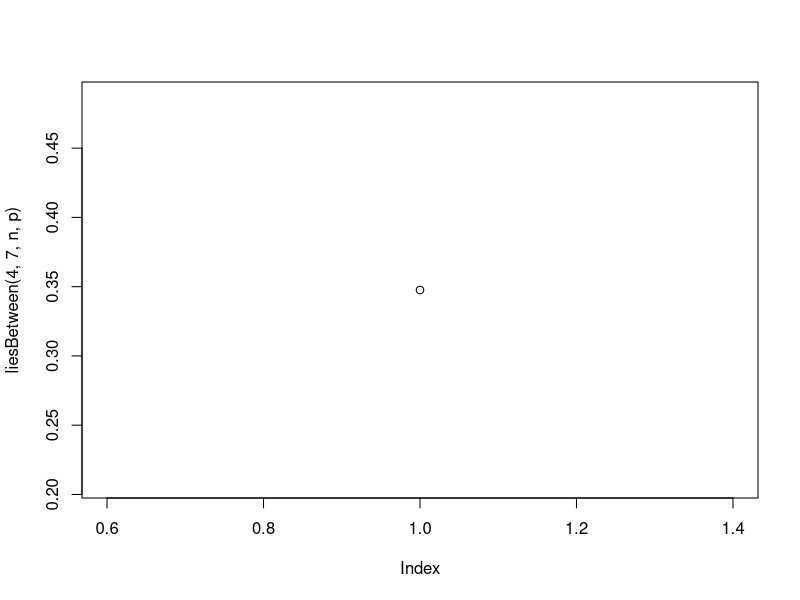
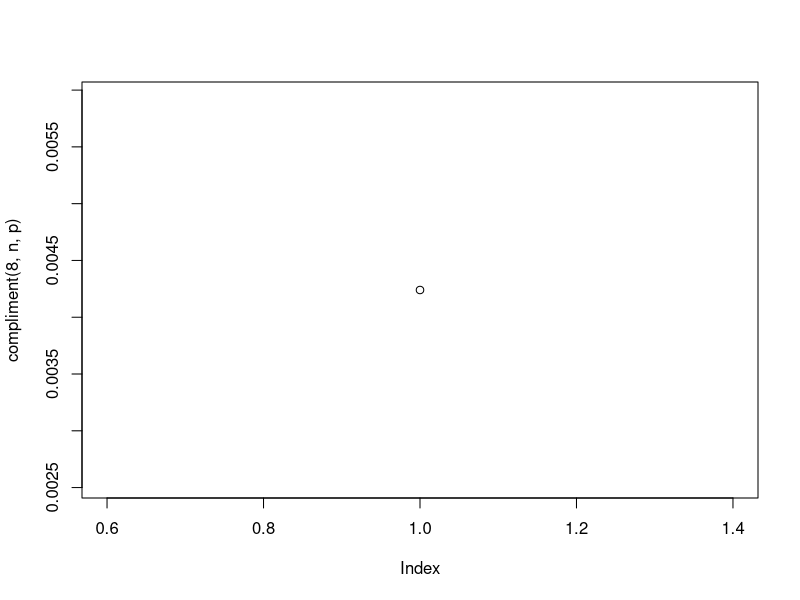
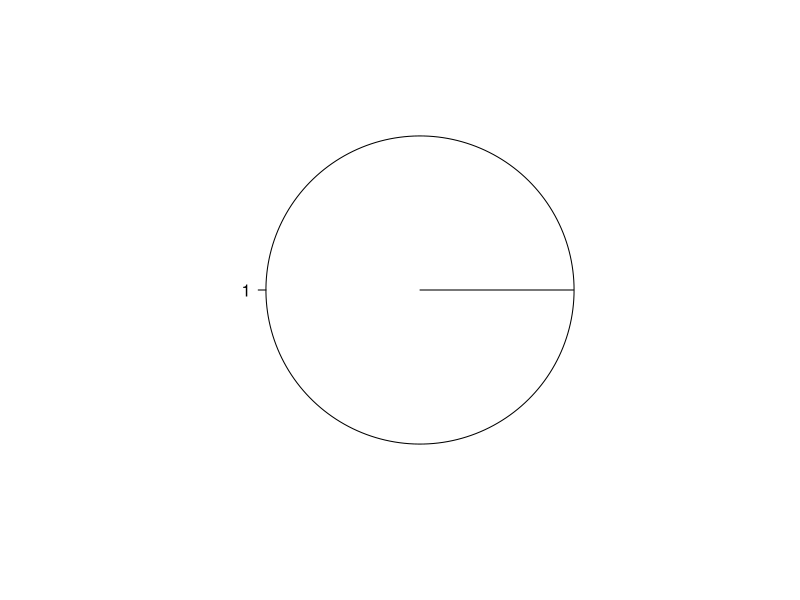

R code for these plots, in order:
# P(X==4)
n=12; p=0.2

dbinom(4,size = 12,prob = 0.2)

cmf<-function(x,n,p)
{
  cummulative=0
  for(i in 0:x){
    cummulative=cummulative+dbinom(i,n,p)
  }
  return (cummulative)
}

# P(X<=4)
cmf(4,n,p)
pbinom(4,n,p)

#P(4<=X<=7)
#F(b)-F(a-1)
n=15;p=0.2
liesBetween<-function(a,b,n,p)
{
  return (pbinom(b,n,p) - pbinom(a-1,n,p))
}

liesBetween(4,7,n,p)
cmf(7,n,p)-cmf(4-1,n,p)

plot(liesBetween(4,7,n,p))


#P(X>=8)
compliment<-function(x,n,p)
{
  return(1 - pbinom(x-1,n,p))
}

compliment(8,n,p)
1-cmf(8-1,n,p)


plot(compliment(8,n,p))
pie(compliment(8,n,p))



# R version 4.3.1 (2023-06-16 ucrt) -- "Beagle Scouts"
# Copyright (C) 2023 The R Foundation for Statistical Computing
# Platform: x86_64-w64-mingw32/x64 (64-bit)
# 
# R is free software and comes with ABSOLUTELY NO WARRANTY.
# You are welcome to redistribute it under certain conditions.
# Type 'license()' or 'licence()' for distribution details.
# 
# R is a collaborative project with many contributors.
# Type 'contributors()' for more information and
# 'citation()' on how to cite R or R packages in publications.
# 
# Type 'demo()' for some demos, 'help()' for on-line help, or
# 'help.start()' for an HTML browser interface to help.
# Type 'q()' to quit R.
# 
# [Workspace loaded from ~/.RData]
# 
# > dbinom(4,size = 12,prob = 0.2)
# [1] 0.1328756
# > cmf(4,n,p)
# Error in cmf(4, n, p) : could not find function "cmf"
# > cmf<-function(x,n,p)
#   + {
#     +   cummulative=0
#     +   for(i in 0:x){
#       +     cummulative=cummulative+dbinom(i,n,p)
#       +   }
#     +   return (cummulative)
#     + }
# > cmf(4,n,p)
# Error: object 'n' not found
# > n=12; p=0.2
# > cmf(4,n,p)
# [1] 0.9274445
# > pbinom(4,n,p)
# [1] 0.9274445
# > n=15;p=0.2;
# > liesBetween(4,7,n,p)
# Error in liesBetween(4, 7, n, p) : could not find function "liesBetween"
# > liesBetween(4,7,n,p)
# Error in liesBetween(4, 7, n, p) : could not find function "liesBetween"
# > liesBetween<-funtion(a,b,n,p){
#   Error: unexpected '{' in "liesBetween<-funtion(a,b,n,p){"
#   > liesBetween<-funtion(a,b,n,p){
#     Error: unexpected '{' in "liesBetween<-funtion(a,b,n,p){"
#     > liesBetween<-funtion(a,b,n,p){
#       Error: unexpected '{' in "liesBetween<-funtion(a,b,n,p){"
#       > liesBetween<-funtion(a,b,n,p){
#         Error: unexpected '{' in "liesBetween<-funtion(a,b,n,p){"
#         > liesBetween<-function(a,b,n,p)
#           + {
#             +   return (pbinom(b,n,p) - pbinom(a-1,n,p))
#             + }
#         > liesBetween(4,7,n,p)
#         [1] 0.3475981
#         > compliment<-function(x,n,p)
#           + {
#             +   return(1 - pbinom(x-1,n,p))
#             + }
#         > compliment(8,n,p)
#         [1] 0.00423975
#         > plot(compliment(8,n,p))
#         > plot(liesBetween(4,7,n,p))
#         > pie(compliment(8,n,p))
#         > compliment(8,n,p)
#         [1] 0.00423975
#         > plot(liesBetween(4,7,n,p))
#         > cmf<-function(x,n,p)
#           + {
#             +   cummulative=0
#             +   for(i in 0:x){
#               +     cummulative=cummulative+dbinom(i,n,p)
#               +   }
#             +   return (cummulative)
#             + }
#         > n=15;p=0.2
#         > cmf(7,n,p)-cmf(4-1,n,p)
#         [1] 0.3475981
#         > liesBetween(4,7,n,p)
#         [1] 0.3475981
#         > 1-cmf(8-1,n,p)
#         [1] 0.00423975
#         > compliment(8,n,p)
#         [1] 0.00423975
